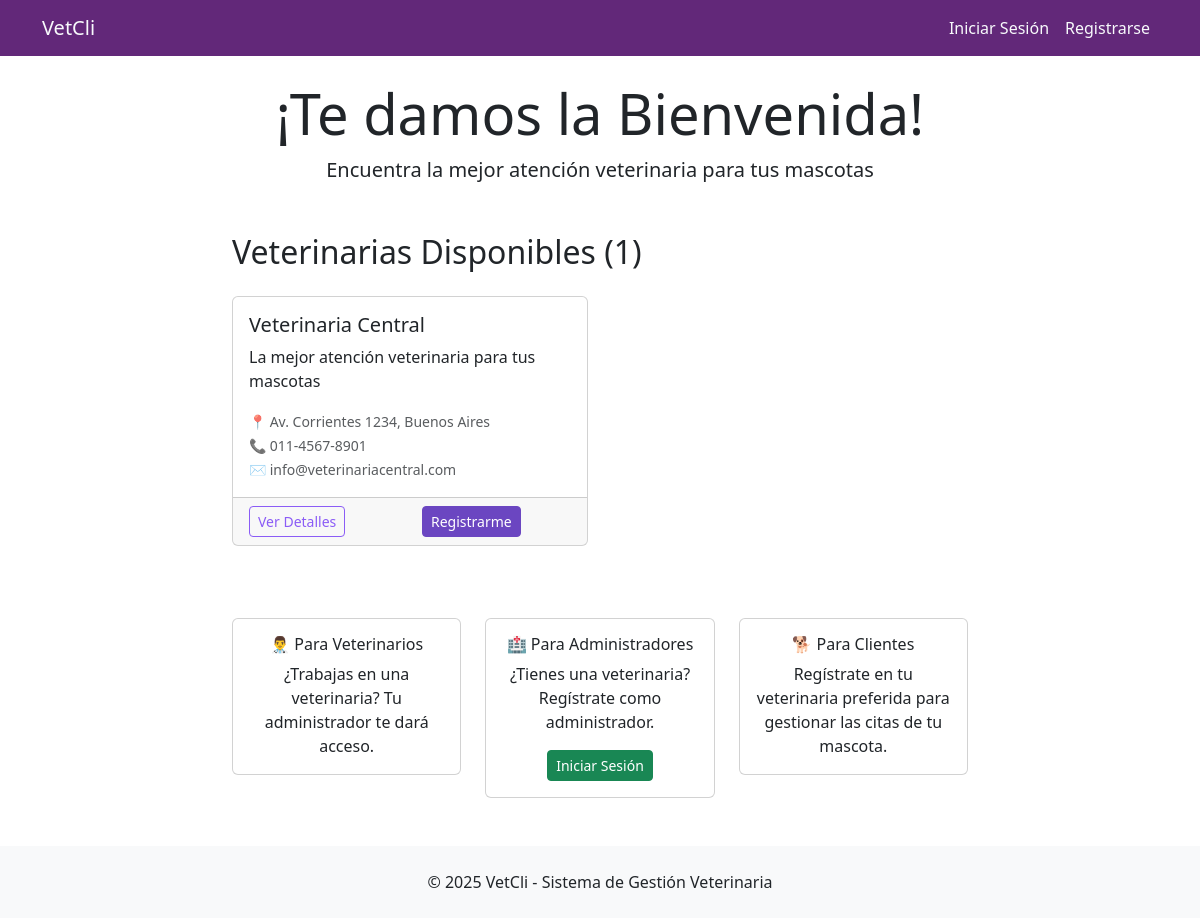
The page / on the database its author committed.
### apps/clinicas/models.py (models this page shows, shortened)
class Clinica(models.Model):
    nombre = models.CharField(max_length=200)
    descripcion = models.TextField(blank=True)
    direccion = models.TextField()
    telefono = models.CharField(max_length=15)
    email = models.EmailField()
    admin = models.OneToOneField(
        settings.AUTH_USER_MODEL,
        on_delete=models.CASCADE,
        limit_choices_to={"rol": "admin_veterinaria"},
        related_name="clinica_admin",
    )
    hora_apertura = models.TimeField()
    hora_cierre = models.TimeField()
    dias_atencion = models.JSONField(
        default=list, help_text="Lista de días: ['lunes', 'martes', ...]"
    )
    is_active = models.BooleanField(default=True)
    acepta_nuevos_clientes = models.BooleanField(default=True)
    fecha_creacion = models.DateTimeField(auto_now_add=True)
    fecha_actualizacion = models.DateTimeField(auto_now=True)
    slug = models.SlugField(
        max_length=100,
        unique=True,
        blank=True,
        help_text="URL amigable para cada clinica",
    )
    class Meta:
        verbose_name = "Clínica"
        verbose_name_plural = "Clínicas"
        ordering = ["nombre"]
    def get_absolute_url(self):
        return f"/clinicas/{self.slug}/"

### apps/core/views.py (the view)
# urls.py: path("", home_view, name="home"),
def home_view(request):
    veterinarias = Clinica.objects.filter(
        is_active=True, acepta_nuevos_clientes=True
    ).order_by("nombre")
    context = {"veterinarias": veterinarias, "total_veterinarias": veterinarias.count()}
    return render(request, "core/home.html", context)

### templates/core/home.html (shortened to what this page needs)
{% extends 'base.html' %}
{% block content %}
<div class="row">
    <div class="col-md-8 mx-auto">
        <div class="text-center mb-5">
            <h1 class="display-4">¡Te damos la Bienvenida! </h1>
            <p class="lead">Encuentra la mejor atención veterinaria para tus mascotas</p>
        </div>
        {% if veterinarias %}
            <h2 class="mb-4">Veterinarias Disponibles ({{ total_veterinarias }})</h2>
            <div class="row">
                {% for veterinaria in veterinarias %}
                    <div class="col-md-6 mb-4">
                        <div class="card h-100">
                            <div class="card-body">
                                <h5 class="card-title">{{ veterinaria.nombre }}</h5>
                                <p class="card-text">{{ veterinaria.descripcion|truncatewords:20 }}</p>
                                <p class="card-text">
                                    <small class="text-muted">
                                        📍 {{ veterinaria.direccion|truncatewords:5 }}<br>
                                        📞 {{ veterinaria.telefono }}<br>
                                        ✉️ {{ veterinaria.email }}
                                    </small>
                                </p>
                            </div>
                            <div class="card-footer">
                                <div class="row">
                                    <div class="col-6">
                                        <a href="{{ veterinaria.get_absolute_url }}" class="btn btn-outline-primary btn-sm">
                                            Ver Detalles
                                        </a>
                                    </div>
                                    <div class="col-6">
                                        <a href="{% url 'accounts:pre_registro_cliente' clinica_slug=veterinaria.slug %}" class="btn btn-primary btn-sm">
                                            Registrarme
                                        </a>
                                    </div>
                                </div>
                            </div>
                        </div>
                    </div>
                {% endfor %}
            </div>
        {% else %}
            <div class="alert alert-info text-center">
                <h4>No hay veterinarias disponibles</h4>
                <p>Vuelve pronto para ver veterinarias que acepten nuevos clientes.</p>
            </div>
        {% endif %}
        <div class="row mt-5">
            <div class="col-md-4 text-center">
                <div class="card">
                    <div class="card-body">
                        <h6 class="card-title">👨‍⚕️ Para Veterinarios</h6>
                        <p class="card-text">¿Trabajas en una veterinaria? Tu administrador te dará acceso.</p>
                    </div>
                </div>
            </div>
            <div class="col-md-4 text-center">
                <div class="card">
                    <div class="card-body">
                        <h6 class="card-title">🏥 Para Administradores</h6>
                        <p class="card-text">¿Tienes una veterinaria? Regístrate como administrador.</p>
                        <a href="{% url 'accounts:login' %}" class="btn btn-success btn-sm">Iniciar Sesión</a>
                    </div>
                </div>
            </div>
            <div class="col-md-4 text-center">
                <div class="card">
                    <div class="card-body">
                        <h6 class="card-title">🐕 Para Clientes</h6>
                        <p class="card-text">Regístrate en tu veterinaria preferida para gestionar las citas de tu mascota.</p>
                    </div>
                </div>
            </div>
        </div>
    </div>
</div>
{% endblock %}

### static/css/base.css (style rules this page uses)
:root { --primary-purple: #6B46C1; --light-purple: #8B5CF6; --dark-purple: #622879; --bg-light: #F8FAFC; --text-dark: #1F2937; --border-light: #E5E7EB; }
.btn-primary { background-color: var(--primary-purple) !important; border-color: var(--primary-purple) !important; }
.btn-outline-primary { color: var(--light-purple) !important; border-color: var(--light-purple) !important; }

### rows shown on the page
Clinica: nombre "Veterinaria Central", descripcion "La mejor atención veterinaria para tus mascotas", direccion "Av. Corrientes 1234, Buenos Aires", telefono "011-4567-8901", email "info@veterinariacentral.com"

### other values the page prints
{{ total_veterinarias }} "1"
